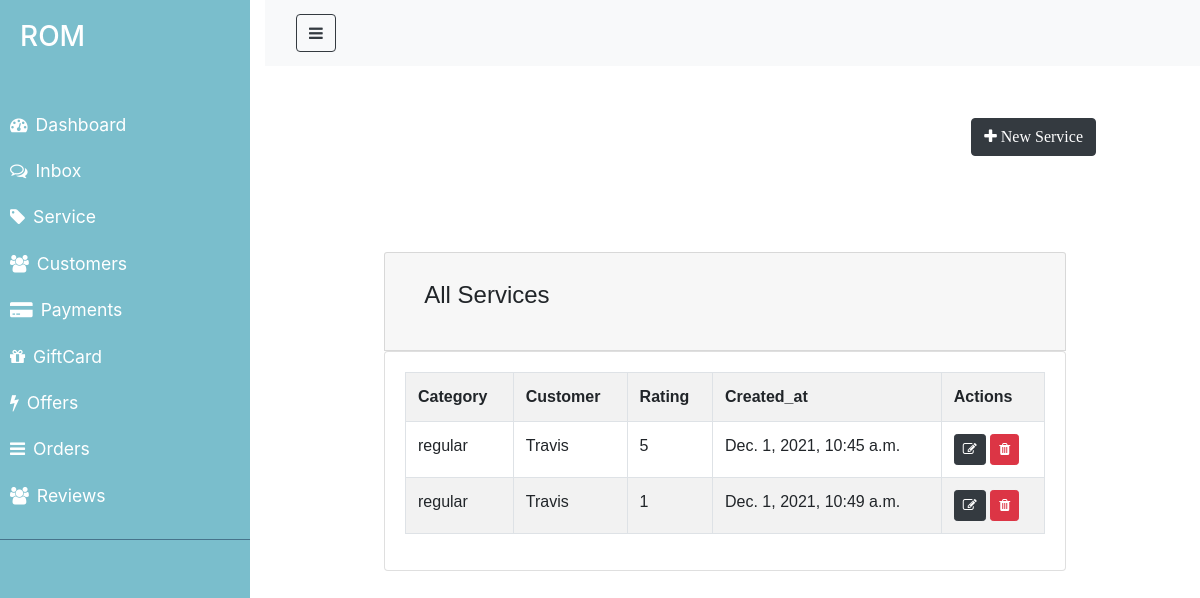
The app's page /service/ with its own data.
### ROM/models.py (models this page shows, shortened)
class Service(models.Model):
    CATEGORY=(
        ('regular', 'regular'),
        ('commercial', 'commercial'),
        ('personalized','personalized'),
    )
    category=models.CharField(max_length=100, null=False, blank=False,choices=CATEGORY, default='regular')
    description=models.TextField(null=False, blank=False)
    customer_id=models.ForeignKey('Customer',on_delete=models.CASCADE, blank=True,null=True)
    rating=models.IntegerField(null=True, blank=True)
    created_at=models.DateTimeField(auto_now_add=True)
    updated_at= models.DateTimeField(auto_now=True)

class Customer(models.Model):
    name=models.CharField(max_length=100, null=False, blank=False)
    email=models.CharField(max_length=100, null=False, blank=False)
    phone_number=models.IntegerField(null= True, blank= True)
    created_at=models.DateTimeField(auto_now_add=True)
    def __str__(self):
        return self.name

### ROM/views.py (the view)
# urls.py: path('service/', views.service, name="service"),
def service(request):
   service = Service.objects.all()
   context={'service': service}
   return render(request, 'ROM/admin/service.html', context)

### ROM/templates/ROM/admin/service.html (shortened to what this page needs)
{% extends 'ROM/admin/layouts/admin_master.html' %}
{% block content %}
<div class= "container ">
    <div class="row  justify-content-end my-5">
        <div class="row my-5">
            <button class="btn btn-dark ml-auto" data-toggle="modal"
                data-target="#paymentModal">
                <i class ="fa fa-plus" aria-hidden="true"> New Service </i>
            </button>
        </div>
    </div>
        <div class="row justify-content-center my-5">
            <div class="col-lg-12 ">
                <div class=" card card-header">
                    <h4 class="card-title">All Services</h4>
                </div>
                <div class="card card-body d-flex">
                    <table  class="table table-hover table-bordered table-striped">
                        <tr>
                            <th>Category</th>
                            <th>Customer</th>
                            <th>Rating</th>
                            <th>Created_at</th>
                            <th>Actions</th>
                        </tr>
                        {% for service in service %}
                            <tr>
                                <td>{{service.category}}</td>
                                <td>{{service.customer_id}}</td>
                                <td>{{service.rating}}</td>
                                <td>{{service.created_at}}</td>
                                <td>
                                    <a href="{% url 'update_service' service.id %}"
                                     class="btn btn-dark btn-sm">
                                      <i class="fa fa-edit"></i>
                                    </a>
                                    <a href="{% url 'delete_service' service.id %}"
                                    class="btn btn-danger btn-sm">
                                     <i class="fa fa-trash"></i>
                                   </a>
                                </td>
                            </tr>
                        {% endfor %}
                    </table>
                </div>
            </div>
        </div>
</div>
{% endblock %}

### ROM/static/css/admin.css (style rules this page uses)
* { padding: 0; margin: 0; box-sizing: border-box; }
.container { max-width: 80%; margin: 0 auto; font-family: sans-serif; }
a, a:hover, a:focus { color: inherit; text-decoration: none; transition: all 0.3s; }
body { background: color #ebeff5;; }
*, *::before, *::after { margin: 0; padding: 0; box-shadow: border-box; }
.card > * { padding: 1rem 1.2rem; }

### records on screen
Service: category "regular", customer_id "Travis", rating "5", created_at "Dec. 1, 2021, 10:45 a.m."
Service: category "regular", customer_id "Travis", rating "1", created_at "Dec. 1, 2021, 10:49 a.m."
